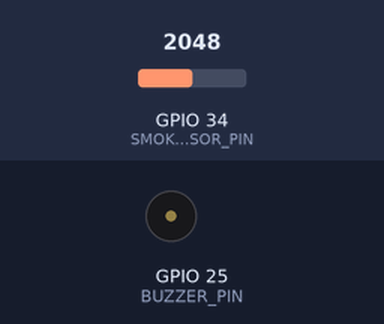
Recording of a sketch running on a simulated ESP32. Shown: buzzer (waves = sounding, pin HIGH). The test bench sets the inputs (shaded band); at power-on: GPIO 34 (SMOKE_SENSOR_PIN) = 2048. WiFi joins after 1.5 s; servers stay silent unless stated; what the sketch prints to the serial monitor is not drawn.

Above: at 0.1 s.
At 2.9 s:
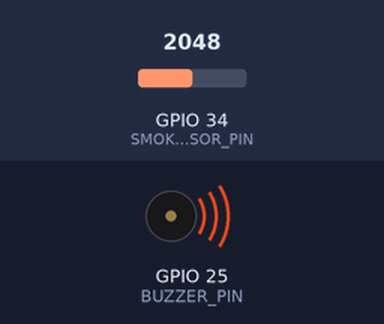
Timing chart, 0 to 4.4 s (numbered marks = the images above):
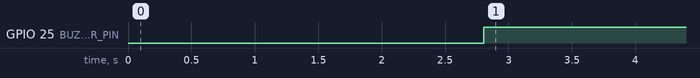

The sketch:

smoke_sensoe_with_blnk.ino
```cpp
// 1. Blynk Template Settings (MUST BE AT THE VERY TOP)
#define BLYNK_TEMPLATE_ID "TMPL31cK24_SR"
#define BLYNK_TEMPLATE_NAME "smoke sensor"
#define BLYNK_AUTH_TOKEN "tZekZP_2dbVD2k3mmGEa_NbnoalrlX-F"

// 2. Include Libraries
#include <WiFi.h>
#include <WiFiClient.h>
#include <BlynkSimpleEsp32.h>

// 3. Wi-Fi Credentials (Fill in your home Wi-Fi details here)
const char* ssid     = "Saikiran4Ggg";
const char* password = "Sai@787027";

// 4. Pin Definitions
#define SMOKE_SENSOR_PIN 34  // Analog pin GPIO 34 on ESP32
#define BUZZER_PIN       25  // Local physical buzzer pin (Optional)

// 5. Threshold Configuration
const int SMOKE_THRESHOLD = 1200; // Adjust this based on your room's clean air readings
BlynkTimer timer;

// Function to read sensor and send data to Blynk
void checkSmokeLevel() {
  // Read analog value from the sensor (ESP32 ADC ranges from 0 to 4095)
  int smokeLevel = analogRead(SMOKE_SENSOR_PIN);

  Serial.print("Current Smoke Level: ");
  Serial.println(smokeLevel);

  // Send the live level to Blynk Virtual Pin V1
  Blynk.virtualWrite(V1, smokeLevel);

  // Check if smoke crosses the danger threshold
  if (smokeLevel > SMOKE_THRESHOLD) {
    Serial.println("⚠️ DANGER! Smoke Detected!");

    // Sound local buzzer
    digitalWrite(BUZZER_PIN, HIGH);

    // Trigger your high_smoke event for Push Notifications
    Blynk.logEvent("high_smoke", String("Alert! Smoke level has reached: ") + smokeLevel);
  } else {
    // Turn off local buzzer when levels drop back down to safe ranges
    digitalWrite(BUZZER_PIN, LOW);
  }
}

void setup() {
  Serial.begin(115200);

  // Pin modes
  pinMode(SMOKE_SENSOR_PIN, INPUT);
  pinMode(BUZZER_PIN, OUTPUT);
  digitalWrite(BUZZER_PIN, LOW);

  // Connect to Wi-Fi and Blynk using your provided credentials
  Serial.println("Connecting to Blynk...");
  Blynk.begin(BLYNK_AUTH_TOKEN, ssid, password);

  // Check smoke levels every 1 second (1000ms)
  timer.setInterval(1000L, checkSmokeLevel);
}

void loop() {
  Blynk.run();
  timer.run();
}
```

Measured:
- by itself, GPIO 25 (BUZZER_PIN): LOW → HIGH at 2.8 s
